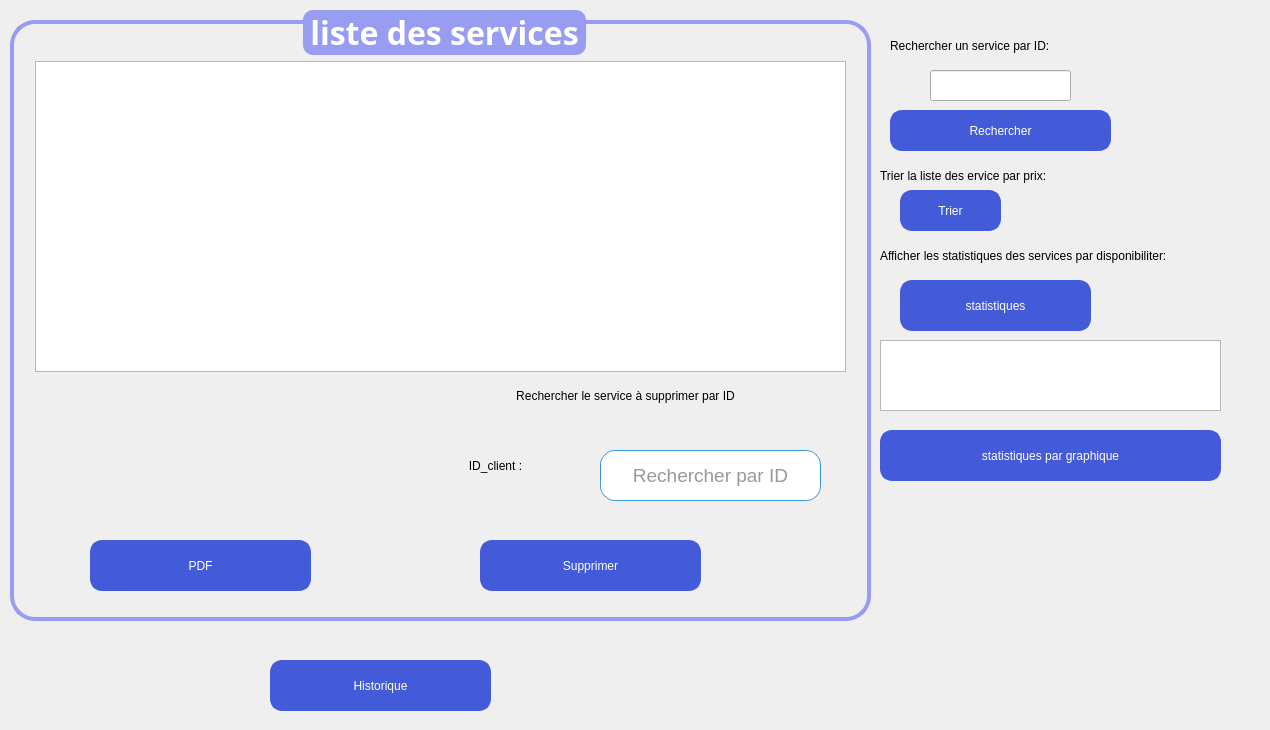
      <widget class="QWidget" name="afficher_2">
       <attribute name="title">
        <string>Liste</string>
       </attribute>
       <widget class="QGroupBox" name="groupBox_6">
        <property name="geometry">
         <rect>
          <x>10</x>
          <y>10</y>
          <width>861</width>
          <height>611</height>
         </rect>
        </property>
        <property name="font">
         <font>
          <family>Trebuchet MS</family>
          <pointsize>24</pointsize>
          <bold>true</bold>
         </font>
        </property>
        <property name="styleSheet">
         <string notr="true">/* Style de base pour la QGroupBox */
QGroupBox {
    border: 4px solid #999DF2; /* Bordure de la même couleur que le fond du titre */
    border-radius: 25px; /* Coins arrondis */
    margin-top: 10px; /* Marge en haut */
}

/* Style du titre de la QGroupBox */
QGroupBox::title {
    subcontrol-origin: margin;
    subcontrol-position: top center;
    padding: 0 3px;
    background-color: #999DF2; /* Fond remplacé par #999DF2 */
    color: #ffffff; /* Texte blanc pour le titre */
    border-radius: 10px; /* Coins arrondis du titre */
}

/* Style des QLabel à l'intérieur de la QGroupBox */
QLabel {
    color: #000000; /* Couleur du texte */
}

/* Style des QRadioButton à l'intérieur de la QGroupBox */
QRadioButton {
    color: #333333; /* Couleur du texte */
}

/* Style des QComboBox à l'intérieur de la QGroupBox */
QComboBox {
    background-color: #ffffff; /* Fond blanc */
    color: #333333; /* Couleur du texte */
    border: 1px solid #3498db; /* Bordure bleue */
    border-radius: 3px; /* Coins arrondis */
    padding: 2px; /* Espacement interne */
}

/* Style des QLineEdit à l'intérieur de la QGroupBox */
QLineEdit {
    background-color: #ffffff; /* Fond blanc */
    color: #333333; /* Couleur du texte */
    border: 1px solid #3498db; /* Bordure bleue */
    border-radius: 3px; /* Coins arrondis */
    padding: 2px; /* Espacement interne */
}

/* Style des QSpinBox à l'intérieur de la QGroupBox */
QSpinBox {
    background-color: #ffffff; /* Fond blanc */
    color: #333333; /* Couleur du texte */
    border: 1px solid #3498db; /* Bordure bleue */
    border-radius: 3px; /* Coins arrondis */
    padding: 2px; /* Espacement interne */
}

/* Style général pour les widgets lorsqu'ils sont désactivés */
QWidget:disabled {
    background-color: #f0f0f0; /* Fond gris clair pour les widgets désactivés */
    color: #a0a0a0; /* Couleur du texte grise pour les widgets désactivés */
}</string>
        </property>
        <property name="title">
         <string>liste des services</string>
        </property>
        <property name="alignment">
         <set>Qt::AlignmentFlag::AlignCenter</set>
        </property>
        <widget class="QTableView" name="tableView_2">
         <property name="geometry">
          <rect>
           <x>25</x>
           <y>51</y>
           <width>811</width>
           <height>311</height>
          </rect>
         </property>
        </widget>
        <widget class="QLineEdit" name="lineedit_id_rech_2">
         <property name="geometry">
          <rect>
           <x>590</x>
           <y>440</y>
           <width>221</width>
           <height>51</height>
          </rect>
         </property>
         <property name="font">
          <font>
           <pointsize>14</pointsize>
          </font>
         </property>
         <property name="styleSheet">
          <string notr="true">border-radius :15px</string>
         </property>
         <property name="alignment">
          <set>Qt::AlignmentFlag::AlignCenter</set>
         </property>
         <property name="placeholderText">
          <string>Rechercher par ID</string>
         </property>
        </widget>
        <widget class="QLabel" name="label_50">
         <property name="geometry">
          <rect>
           <x>420</x>
           <y>370</y>
           <width>391</width>
           <height>31</height>
          </rect>
         </property>
         <property name="styleSheet">
          <string notr="true">font: italic 14pt &quot;Times New Roman&quot;;
border-radius :15px</string>
         </property>
         <property name="text">
          <string>Rechercher le service à supprimer par ID</string>
         </property>
         <property name="alignment">
          <set>Qt::AlignmentFlag::AlignCenter</set>
         </property>
        </widget>
        <widget class="QLabel" name="label_51">
         <property name="geometry">
          <rect>
           <x>410</x>
           <y>440</y>
           <width>151</width>
           <height>31</height>
          </rect>
         </property>
         <property name="styleSheet">
          <string notr="true">font: italic 14pt &quot;Times New Roman&quot;;
border-radius :15px</string>
         </property>
         <property name="text">
          <string>ID_client :</string>
         </property>
         <property name="alignment">
          <set>Qt::AlignmentFlag::AlignCenter</set>
         </property>
        </widget>
        <widget class="QPushButton" name="supprimerButton">
         <property name="geometry">
          <rect>
           <x>470</x>
           <y>530</y>
           <width>221</width>
           <height>51</height>
          </rect>
         </property>
         <property name="styleSheet">
          <string notr="true">/* Style de base pour le QPushButton */
QPushButton {
    background-color: #435AD9;  /* Bleu vif pour un look frais et moderne */
    color: #ffffff;              /* Texte blanc */
    border: 3px solid #435AD9;  /* Bordure de la même couleur que le fond */
    border-radius: 12px;        /* Coins arrondis */
    padding: 8px 12px;          /* Espacement interne */
    font: 75 18pt &quot;Times New Roman&quot;; /* Police en gras */
}

/* Style du QPushButton lorsqu'il est survolé */
QPushButton:hover {
    background-color: #5f7cd8;   /* Bleu plus clair au survol */
    border: 3px solid #5f7cd8;   /* Bordure de la même couleur que le fond survolé */
}

/* Style du QPushButton lorsqu'il est pressé (clic) */
QPushButton:pressed {
    background-color: #3b4fbf;   /* Bleu foncé au clic */
    border: 3px solid #3b4fbf;   /* Bordure de la même couleur que le fond pressé */
}

/* Style du QPushButton lorsqu'il est en focus (tabulation) */
QPushButton:focus {
    outline: none;               /* Supprimer le contour par défaut */
    border: 2px solid #2e8a56;  /* Bordure plus foncée lorsqu'en focus */
}

/* Style du QPushButton lorsqu'il est désactivé */
QPushButton:disabled {
    background-color: #b0b0b0;   /* Fond gris clair pour les boutons désactivés */
    color: #707070;              /* Couleur du texte grise pour les boutons désactivés */
    border: 2px solid #b0b0b0;   /* Bordure grise pour les boutons désactivés */
}

/* Style général pour les widgets lorsqu'ils sont désactivés */
QWidget:disabled {
    background-color: #f0f0f0;   /* Fond gris clair pour les widgets désactivés */
    color: #a0a0a0;              /* Couleur du texte grise pour les widgets désactivés */
}
</string>
         </property>
         <property name="text">
          <string>Supprimer</string>
         </property>
        </widget>
        <widget class="QPushButton" name="pb_pdf">
         <property name="geometry">
          <rect>
           <x>80</x>
           <y>530</y>
           <width>221</width>
           <height>51</height>
          </rect>
         </property>
         <property name="styleSheet">
          <string notr="true">/* Style de base pour le QPushButton */
QPushButton {
    background-color: #435AD9;  /* Bleu vif pour un look frais et moderne */
    color: #ffffff;              /* Texte blanc */
    border: 3px solid #435AD9;  /* Bordure de la même couleur que le fond */
    border-radius: 12px;        /* Coins arrondis */
    padding: 8px 12px;          /* Espacement interne */
    font: 75 18pt &quot;Times New Roman&quot;; /* Police en gras */
}

/* Style du QPushButton lorsqu'il est survolé */
QPushButton:hover {
    background-color: #5f7cd8;   /* Bleu plus clair au survol */
    border: 3px solid #5f7cd8;   /* Bordure de la même couleur que le fond survolé */
}

/* Style du QPushButton lorsqu'il est pressé (clic) */
QPushButton:pressed {
    background-color: #3b4fbf;   /* Bleu foncé au clic */
    border: 3px solid #3b4fbf;   /* Bordure de la même couleur que le fond pressé */
}

/* Style du QPushButton lorsqu'il est en focus (tabulation) */
QPushButton:focus {
    outline: none;               /* Supprimer le contour par défaut */
    border: 2px solid #2e8a56;  /* Bordure plus foncée lorsqu'en focus */
}

/* Style du QPushButton lorsqu'il est désactivé */
QPushButton:disabled {
    background-color: #b0b0b0;   /* Fond gris clair pour les boutons désactivés */
    color: #707070;              /* Couleur du texte grise pour les boutons désactivés */
    border: 2px solid #b0b0b0;   /* Bordure grise pour les boutons désactivés */
}

/* Style général pour les widgets lorsqu'ils sont désactivés */
QWidget:disabled {
    background-color: #f0f0f0;   /* Fond gris clair pour les widgets désactivés */
    color: #a0a0a0;              /* Couleur du texte grise pour les widgets désactivés */
}
</string>
         </property>
         <property name="text">
          <string>PDF</string>
         </property>
        </widget>
       </widget>
       <widget class="QLabel" name="label_32">
        <property name="geometry">
         <rect>
          <x>890</x>
          <y>30</y>
          <width>351</width>
          <height>31</height>
         </rect>
        </property>
        <property name="styleSheet">
         <string notr="true">font: italic 14pt &quot;Times New Roman&quot;;
border-radius :15px</string>
        </property>
        <property name="text">
         <string>Rechercher un service par ID:</string>
        </property>
       </widget>
       <widget class="QLabel" name="label_33">
        <property name="geometry">
         <rect>
          <x>880</x>
          <y>160</y>
          <width>341</width>
          <height>31</height>
         </rect>
        </property>
        <property name="styleSheet">
         <string notr="true">font: italic 14pt &quot;Times New Roman&quot;;
border-radius :15px</string>
        </property>
        <property name="text">
         <string>Trier la liste des ervice par prix:</string>
        </property>
       </widget>
       <widget class="QLabel" name="label_34">
        <property name="geometry">
         <rect>
          <x>880</x>
          <y>240</y>
          <width>381</width>
          <height>31</height>
         </rect>
        </property>
        <property name="styleSheet">
         <string notr="true">font: italic 14pt &quot;Times New Roman&quot;;
border-radius :15px</string>
        </property>
        <property name="text">
         <string>Afficher les statistiques des services par disponibiliter:</string>
        </property>
       </widget>
       <widget class="QPushButton" name="rechercherButton">
        <property name="geometry">
         <rect>
          <x>890</x>
          <y>110</y>
          <width>221</width>
          <height>41</height>
         </rect>
        </property>
        <property name="styleSheet">
         <string notr="true">/* Style de base pour le QPushButton */
QPushButton {
    background-color: #435AD9;  /* Bleu vif pour un look frais et moderne */
    color: #ffffff;              /* Texte blanc */
    border: 3px solid #435AD9;  /* Bordure de la même couleur que le fond */
    border-radius: 12px;        /* Coins arrondis */
    padding: 8px 12px;          /* Espacement interne */
    font: 75 18pt &quot;Times New Roman&quot;; /* Police en gras */
}

/* Style du QPushButton lorsqu'il est survolé */
QPushButton:hover {
    background-color: #5f7cd8;   /* Bleu plus clair au survol */
    border: 3px solid #5f7cd8;   /* Bordure de la même couleur que le fond survolé */
}

/* Style du QPushButton lorsqu'il est pressé (clic) */
QPushButton:pressed {
    background-color: #3b4fbf;   /* Bleu foncé au clic */
    border: 3px solid #3b4fbf;   /* Bordure de la même couleur que le fond pressé */
}

/* Style du QPushButton lorsqu'il est en focus (tabulation) */
QPushButton:focus {
    outline: none;               /* Supprimer le contour par défaut */
    border: 2px solid #2e8a56;  /* Bordure plus foncée lorsqu'en focus */
}

/* Style du QPushButton lorsqu'il est désactivé */
QPushButton:disabled {
    background-color: #b0b0b0;   /* Fond gris clair pour les boutons désactivés */
    color: #707070;              /* Couleur du texte grise pour les boutons désactivés */
    border: 2px solid #b0b0b0;   /* Bordure grise pour les boutons désactivés */
}

/* Style général pour les widgets lorsqu'ils sont désactivés */
QWidget:disabled {
    background-color: #f0f0f0;   /* Fond gris clair pour les widgets désactivés */
    color: #a0a0a0;              /* Couleur du texte grise pour les widgets désactivés */
}
</string>
        </property>
        <property name="text">
         <string>Rechercher</string>
        </property>
       </widget>
       <widget class="QLineEdit" name="l5">
        <property name="geometry">
         <rect>
          <x>930</x>
          <y>70</y>
          <width>141</width>
          <height>31</height>
         </rect>
        </property>
       </widget>
       <widget class="QPushButton" name="trierButton">
        <property name="geometry">
         <rect>
          <x>900</x>
          <y>190</y>
          <width>101</width>
          <height>41</height>
         </rect>
        </property>
        <property name="styleSheet">
         <string notr="true">/* Style de base pour le QPushButton */
QPushButton {
    background-color: #435AD9;  /* Bleu vif pour un look frais et moderne */
    color: #ffffff;              /* Texte blanc */
    border: 3px solid #435AD9;  /* Bordure de la même couleur que le fond */
    border-radius: 12px;        /* Coins arrondis */
    padding: 8px 12px;          /* Espacement interne */
    font: 75 18pt &quot;Times New Roman&quot;; /* Police en gras */
}

/* Style du QPushButton lorsqu'il est survolé */
QPushButton:hover {
    background-color: #5f7cd8;   /* Bleu plus clair au survol */
    border: 3px solid #5f7cd8;   /* Bordure de la même couleur que le fond survolé */
}

/* Style du QPushButton lorsqu'il est pressé (clic) */
QPushButton:pressed {
    background-color: #3b4fbf;   /* Bleu foncé au clic */
    border: 3px solid #3b4fbf;   /* Bordure de la même couleur que le fond pressé */
}

/* Style du QPushButton lorsqu'il est en focus (tabulation) */
QPushButton:focus {
    outline: none;               /* Supprimer le contour par défaut */
    border: 2px solid #2e8a56;  /* Bordure plus foncée lorsqu'en focus */
}

/* Style du QPushButton lorsqu'il est désactivé */
QPushButton:disabled {
    background-color: #b0b0b0;   /* Fond gris clair pour les boutons désactivés */
    color: #707070;              /* Couleur du texte grise pour les boutons désactivés */
    border: 2px solid #b0b0b0;   /* Bordure grise pour les boutons désactivés */
}

/* Style général pour les widgets lorsqu'ils sont désactivés */
QWidget:disabled {
    background-color: #f0f0f0;   /* Fond gris clair pour les widgets désactivés */
    color: #a0a0a0;              /* Couleur du texte grise pour les widgets désactivés */
}
</string>
        </property>
        <property name="text">
         <string>Trier</string>
        </property>
       </widget>
       <widget class="QPushButton" name="statistiqueButton">
        <property name="geometry">
         <rect>
          <x>900</x>
          <y>280</y>
          <width>191</width>
          <height>51</height>
         </rect>
        </property>
        <property name="styleSheet">
         <string notr="true">/* Style de base pour le QPushButton */
QPushButton {
    background-color: #435AD9;  /* Bleu vif pour un look frais et moderne */
    color: #ffffff;              /* Texte blanc */
    border: 3px solid #435AD9;  /* Bordure de la même couleur que le fond */
    border-radius: 12px;        /* Coins arrondis */
    padding: 8px 12px;          /* Espacement interne */
    font: 75 18pt &quot;Times New Roman&quot;; /* Police en gras */
}

/* Style du QPushButton lorsqu'il est survolé */
QPushButton:hover {
    background-color: #5f7cd8;   /* Bleu plus clair au survol */
    border: 3px solid #5f7cd8;   /* Bordure de la même couleur que le fond survolé */
}

/* Style du QPushButton lorsqu'il est pressé (clic) */
QPushButton:pressed {
    background-color: #3b4fbf;   /* Bleu foncé au clic */
    border: 3px solid #3b4fbf;   /* Bordure de la même couleur que le fond pressé */
}

/* Style du QPushButton lorsqu'il est en focus (tabulation) */
QPushButton:focus {
    outline: none;               /* Supprimer le contour par défaut */
    border: 2px solid #2e8a56;  /* Bordure plus foncée lorsqu'en focus */
}

/* Style du QPushButton lorsqu'il est désactivé */
QPushButton:disabled {
    background-color: #b0b0b0;   /* Fond gris clair pour les boutons désactivés */
    color: #707070;              /* Couleur du texte grise pour les boutons désactivés */
    border: 2px solid #b0b0b0;   /* Bordure grise pour les boutons désactivés */
}

/* Style général pour les widgets lorsqu'ils sont désactivés */
QWidget:disabled {
    background-color: #f0f0f0;   /* Fond gris clair pour les widgets désactivés */
    color: #a0a0a0;              /* Couleur du texte grise pour les widgets désactivés */
}
</string>
        </property>
        <property name="text">
         <string>statistiques</string>
        </property>
       </widget>
       <widget class="QListWidget" name="listWidget">
        <property name="geometry">
         <rect>
          <x>880</x>
          <y>340</y>
          <width>341</width>
          <height>71</height>
         </rect>
        </property>
       </widget>
       <widget class="QWidget" name="verticalLayoutWidget">
        <property name="geometry">
         <rect>
          <x>890</x>
          <y>490</y>
          <width>361</width>
          <height>231</height>
         </rect>
        </property>
        <layout class="QVBoxLayout" name="verticalLayout"/>
       </widget>
       <widget class="QPushButton" name="statistiqueButton_2">
        <property name="geometry">
         <rect>
          <x>880</x>
          <y>430</y>
          <width>341</width>
          <height>51</height>
         </rect>
        </property>
        <property name="styleSheet">
         <string notr="true">/* Style de base pour le QPushButton */
QPushButton {
    background-color: #435AD9;  /* Bleu vif pour un look frais et moderne */
    color: #ffffff;              /* Texte blanc */
    border: 3px solid #435AD9;  /* Bordure de la même couleur que le fond */
    border-radius: 12px;        /* Coins arrondis */
    padding: 8px 12px;          /* Espacement interne */
    font: 75 18pt &quot;Times New Roman&quot;; /* Police en gras */
}

/* Style du QPushButton lorsqu'il est survolé */
QPushButton:hover {
    background-color: #5f7cd8;   /* Bleu plus clair au survol */
    border: 3px solid #5f7cd8;   /* Bordure de la même couleur que le fond survolé */
}

/* Style du QPushButton lorsqu'il est pressé (clic) */
QPushButton:pressed {
    background-color: #3b4fbf;   /* Bleu foncé au clic */
    border: 3px solid #3b4fbf;   /* Bordure de la même couleur que le fond pressé */
}

/* Style du QPushButton lorsqu'il est en focus (tabulation) */
QPushButton:focus {
    outline: none;               /* Supprimer le contour par défaut */
    border: 2px solid #2e8a56;  /* Bordure plus foncée lorsqu'en focus */
}

/* Style du QPushButton lorsqu'il est désactivé */
QPushButton:disabled {
    background-color: #b0b0b0;   /* Fond gris clair pour les boutons désactivés */
    color: #707070;              /* Couleur du texte grise pour les boutons désactivés */
    border: 2px solid #b0b0b0;   /* Bordure grise pour les boutons désactivés */
}

/* Style général pour les widgets lorsqu'ils sont désactivés */
QWidget:disabled {
    background-color: #f0f0f0;   /* Fond gris clair pour les widgets désactivés */
    color: #a0a0a0;              /* Couleur du texte grise pour les widgets désactivés */
}
</string>
        </property>
        <property name="text">
         <string>statistiques par graphique</string>
        </property>
       </widget>
       <widget class="QPushButton" name="pb_historiqueService">
        <property name="geometry">
         <rect>
          <x>270</x>
          <y>660</y>
          <width>221</width>
          <height>51</height>
         </rect>
        </property>
        <property name="styleSheet">
         <string notr="true">/* Style de base pour le QPushButton */
QPushButton {
    background-color: #435AD9;  /* Bleu vif pour un look frais et moderne */
    color: #ffffff;              /* Texte blanc */
    border: 3px solid #435AD9;  /* Bordure de la même couleur que le fond */
    border-radius: 12px;        /* Coins arrondis */
    padding: 8px 12px;          /* Espacement interne */
    font: 75 18pt &quot;Times New Roman&quot;; /* Police en gras */
}

/* Style du QPushButton lorsqu'il est survolé */
QPushButton:hover {
    background-color: #5f7cd8;   /* Bleu plus clair au survol */
    border: 3px solid #5f7cd8;   /* Bordure de la même couleur que le fond survolé */
}

/* Style du QPushButton lorsqu'il est pressé (clic) */
QPushButton:pressed {
    background-color: #3b4fbf;   /* Bleu foncé au clic */
    border: 3px solid #3b4fbf;   /* Bordure de la même couleur que le fond pressé */
}

/* Style du QPushButton lorsqu'il est en focus (tabulation) */
QPushButton:focus {
    outline: none;               /* Supprimer le contour par défaut */
    border: 2px solid #2e8a56;  /* Bordure plus foncée lorsqu'en focus */
}

/* Style du QPushButton lorsqu'il est désactivé */
QPushButton:disabled {
    background-color: #b0b0b0;   /* Fond gris clair pour les boutons désactivés */
    color: #707070;              /* Couleur du texte grise pour les boutons désactivés */
    border: 2px solid #b0b0b0;   /* Bordure grise pour les boutons désactivés */
}

/* Style général pour les widgets lorsqu'ils sont désactivés */
QWidget:disabled {
    background-color: #f0f0f0;   /* Fond gris clair pour les widgets désactivés */
    color: #a0a0a0;              /* Couleur du texte grise pour les widgets désactivés */
}
</string>
        </property>
        <property name="text">
         <string>Historique</string>
        </property>
       </widget>
      </widget>
